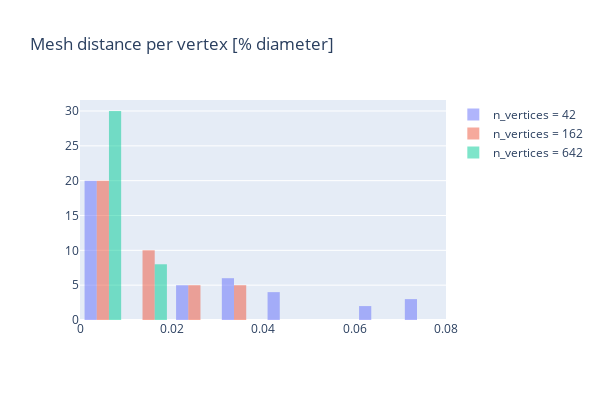

Write notebook code for a chart like this one.
### Code cell
hist_diff_seq_per_time_vertex_diameter_group(by="n_vertices")
